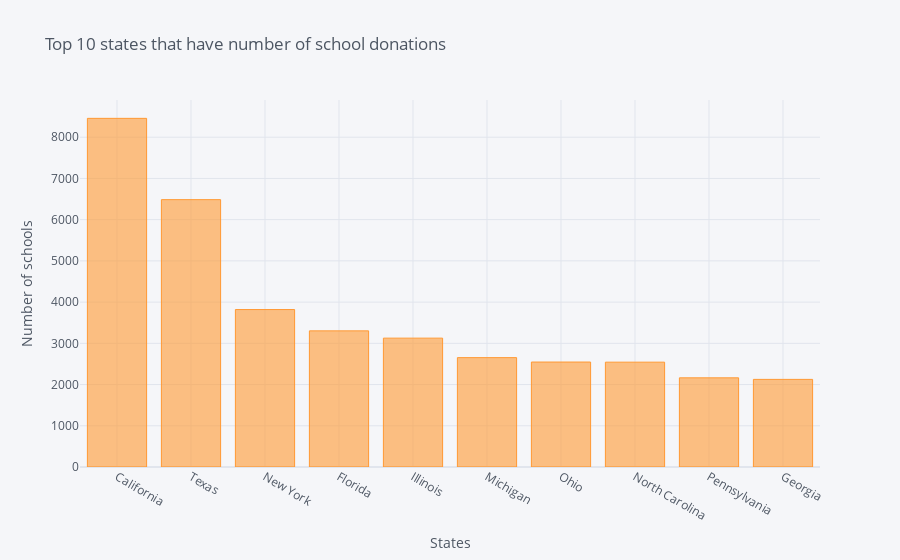

The notebook cell saved with this chart:
### Code cell
s.iplot(kind='bar' , xTitle = 'States' , yTitle = 'Number of schools' ,title='Top 10 states that have number of school donations')

### Figure 1 — Plotly figure (JSON) as saved in the notebook; plotly's stock layout.template omitted (floating-point values rounded to 4 significant figures)
{"data": [{"marker": {"color": "rgba(255, 153, 51, 0.6)", "line": {"color": "rgba(255, 153, 51, 1.0)", "width": 1}}, "name": "School State", "orientation": "v", "text": "", "type": "bar", "x": ["California", "Texas", "New York", "Florida", "Illinois", "Michigan", "Ohio", "North Carolina", "Pennsylvania", "Georgia"], "y": [8457, 6485, 3819, 3302, 3126, 2653, 2546, 2543, 2163, 2125]}], "layout": {"legend": {"bgcolor": "#F5F6F9", "font": {"color": "#4D5663"}}, "paper_bgcolor": "#F5F6F9", "plot_bgcolor": "#F5F6F9", "title": {"font": {"color": "#4D5663"}, "text": "Top 10 states that have number of school donations"}, "xaxis": {"gridcolor": "#E1E5ED", "showgrid": true, "tickfont": {"color": "#4D5663"}, "title": {"font": {"color": "#4D5663"}, "text": "States"}, "zerolinecolor": "#E1E5ED"}, "yaxis": {"gridcolor": "#E1E5ED", "showgrid": true, "tickfont": {"color": "#4D5663"}, "title": {"font": {"color": "#4D5663"}, "text": "Number of schools"}, "zerolinecolor": "#E1E5ED"}}}
